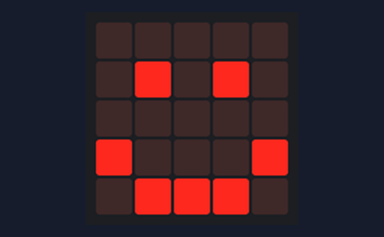
A program run on a simulated BBC micro:bit (MakeCode). On the bench: the board's 5×5 LED display. At 2.1 s the program stops and its outputs stay as they are.

Above: at 0.1 s.
At 0.5 s:
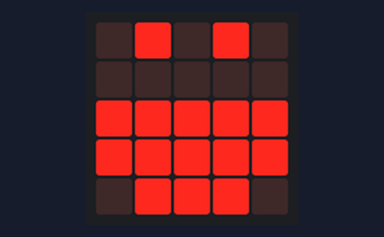
At 0.9 s:
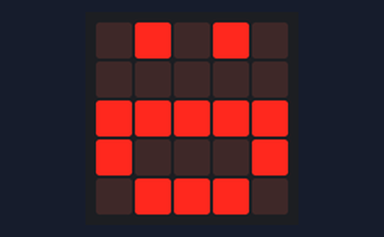
At 1.3 s:
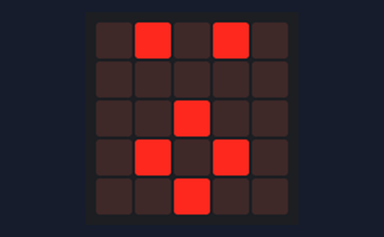

The program:

main.ts
```typescript
basic.showLeds(`
    . . . . .
    . # . # .
    . . . . .
    # . . . #
    . # # # .
    `)
control.waitMicros(6000)
basic.showLeds(`
    . # . # .
    . . . . .
    # # # # #
    # # # # #
    . # # # .
    `)
control.waitMicros(6000)
basic.showLeds(`
    . # . # .
    . . . . .
    # # # # #
    # . . . #
    . # # # .
    `)
control.waitMicros(6000)
basic.showLeds(`
    . # . # .
    . . . . .
    . . # . .
    . # . # .
    . . # . .
    `)
control.waitMicros(100000)
basic.showLeds(`
    . . . . .
    . # . # .
    . . . . .
    # . . . #
    . # # # .
    `)
```

test.ts
```typescript
// здесь помещаются тесты; они не будут скомпилированы, пока пакет используется в качестве расширения.
```

Measured:
- what the display in image 1 shows lasts 0.4 s, from 0.4 s to 0.8 s
- what the display in image 3 shows lasts 0.5 s, from 1.2 s to 1.7 s
